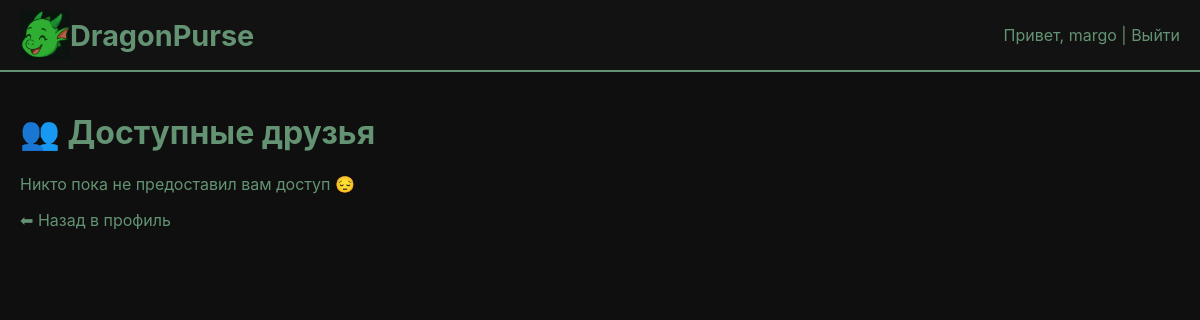
The page /shared/list/ (signed in) on the database as committed earlier.
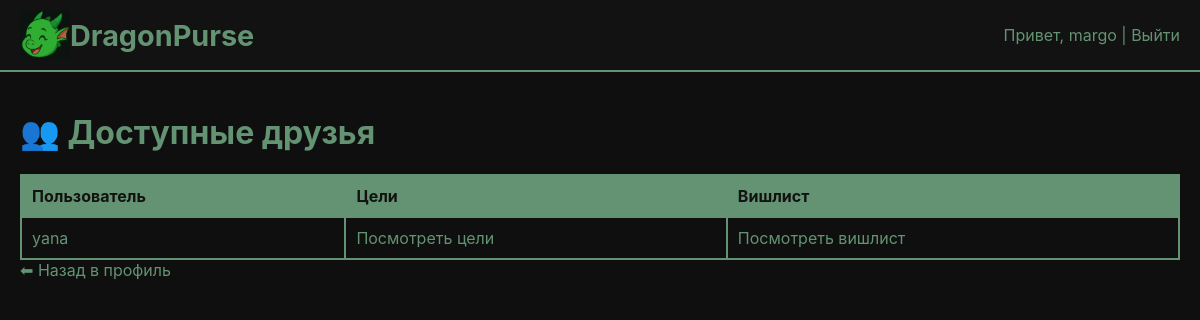
The same page on the database as committed later.
### accounts/models.py (models this page shows, shortened)
class SharedAccess(models.Model):
    owner = models.ForeignKey(User, on_delete=models.CASCADE, related_name='shared_accesses')
    shared_with = models.ForeignKey(User, on_delete=models.CASCADE, related_name='received_accesses')
    can_view_goals = models.BooleanField(default=True)
    can_view_wishlist = models.BooleanField(default=True)
    created_at = models.DateTimeField(auto_now_add=True)
    class Meta:
        unique_together = ('owner', 'shared_with')

### accounts/views.py (the view)
# urls.py: path('shared/list/', shared_users_list, name='shared_users_list'),
@login_required
def shared_users_list(request):
    accesses = SharedAccess.objects.filter(shared_with=request.user)
    return render(request, 'accounts/shared_users.html', {'accesses': accesses})

### accounts/templates/accounts/shared_users.html
{% extends "accounts/base.html" %}
{% block content %}
<h1>👥 Доступные друзья</h1>
{% if accesses %}
<table border="1" cellpadding="8" style="border-collapse:collapse;">
  <thead>
    <tr>
      <th>Пользователь</th>
      <th>Цели</th>
      <th>Вишлист</th>
    </tr>
  </thead>
  <tbody>
    {% for access in accesses %}
    <tr>
      <td>{{ access.owner.username }}</td>
      <td>
        {% if access.can_view_goals %}
          <a href="{% url 'friend_goals' access.owner.id %}">Посмотреть цели</a>
        {% else %}
          ❌ Нет доступа
        {% endif %}
      </td>
      <td>
        {% if access.can_view_wishlist %}
          <a href="{% url 'friend_wishlist' access.owner.id %}">Посмотреть вишлист</a>
        {% else %}
          ❌ Нет доступа
        {% endif %}
      </td>
    </tr>
    {% endfor %}
  </tbody>
</table>
{% else %}
<p>Никто пока не предоставил вам доступ 😔</p>
{% endif %}
<a href="{% url 'profile' %}">⬅ Назад в профиль</a>
{% endblock %}

Rows that differ between the two databases and show on the page:
added SharedAccess: owner.username "yana", can_view_goals "Посмотреть цели", can_view_wishlist "Посмотреть вишлист"
Other text that changed with them:
text no longer shown: "Никто пока не предоставил вам доступ 😔"
text now shown: "Пользователь Цели Вишлист"
